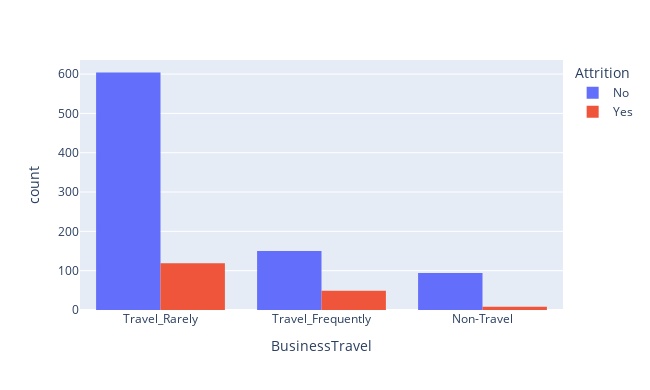

The notebook cell this image was saved under:
### Code cell
# using plotly express.
fig = px.histogram(empdf, x='BusinessTravel', color='Attrition', barmode="group",
            width=650,height=390)
fig.show()

### Figure 1 — Plotly figure (JSON) as saved in the notebook; plotly's stock layout.template omitted (floating-point values rounded to 4 significant figures; data arrays with more than 128 entries replaced by an {"elided": "..."} marker saying what was removed)
{"data": [{"alignmentgroup": "True", "bingroup": "x", "hovertemplate": "Attrition=No<br>BusinessTravel=%{x}<br>count=%{y}<extra></extra>", "legendgroup": "No", "marker": {"color": "#636efa", "pattern": {"shape": ""}}, "name": "No", "offsetgroup": "No", "orientation": "v", "showlegend": true, "type": "histogram", "x": {"elided": "853 str values"}, "xaxis": "x", "yaxis": "y"}, {"alignmentgroup": "True", "bingroup": "x", "hovertemplate": "Attrition=Yes<br>BusinessTravel=%{x}<br>count=%{y}<extra></extra>", "legendgroup": "Yes", "marker": {"color": "#EF553B", "pattern": {"shape": ""}}, "name": "Yes", "offsetgroup": "Yes", "orientation": "v", "showlegend": true, "type": "histogram", "x": {"elided": "176 str values"}, "xaxis": "x", "yaxis": "y"}], "layout": {"barmode": "group", "height": 390, "legend": {"title": {"text": "Attrition"}, "tracegroupgap": 0}, "margin": {"t": 60}, "width": 650, "xaxis": {"anchor": "y", "domain": [0, 1], "title": {"text": "BusinessTravel"}}, "yaxis": {"anchor": "x", "domain": [0, 1], "title": {"text": "count"}}}}
